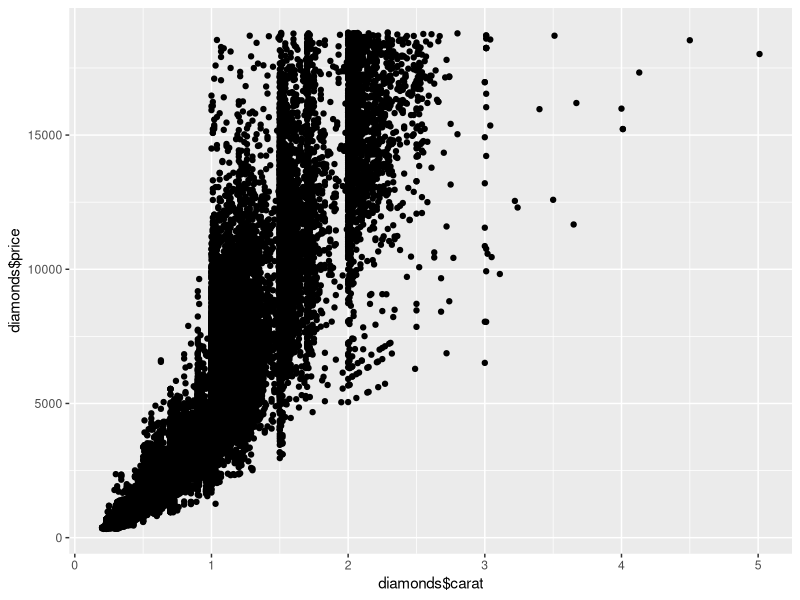
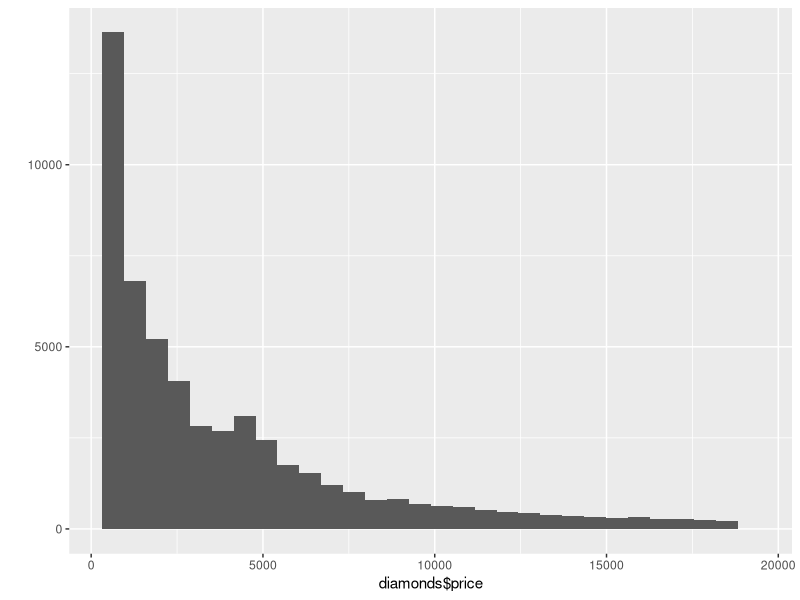
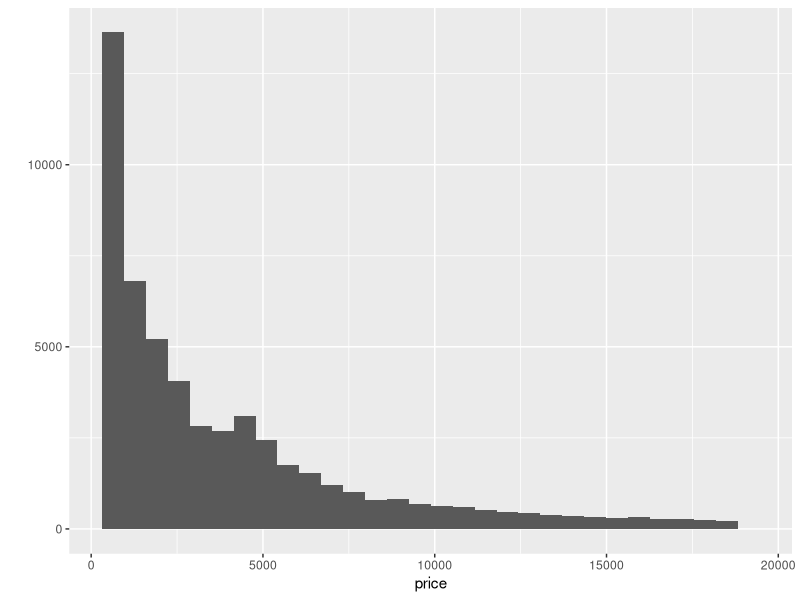
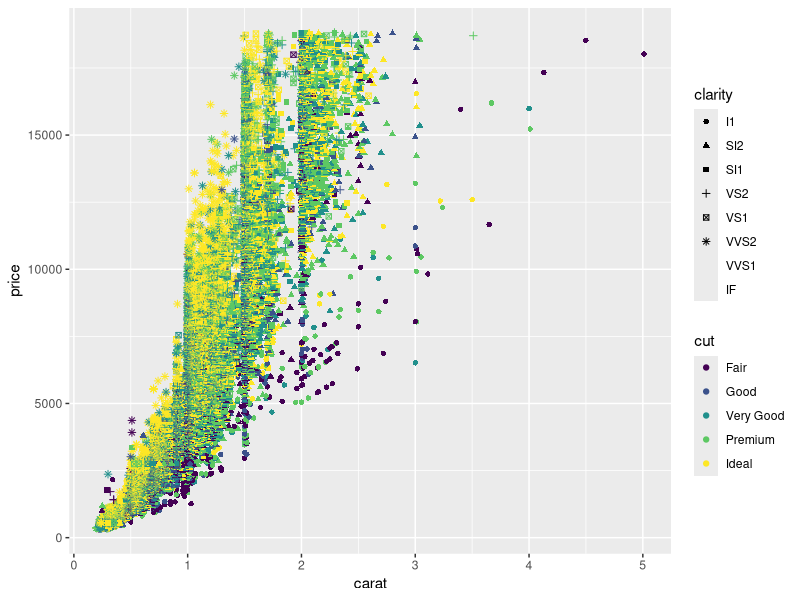
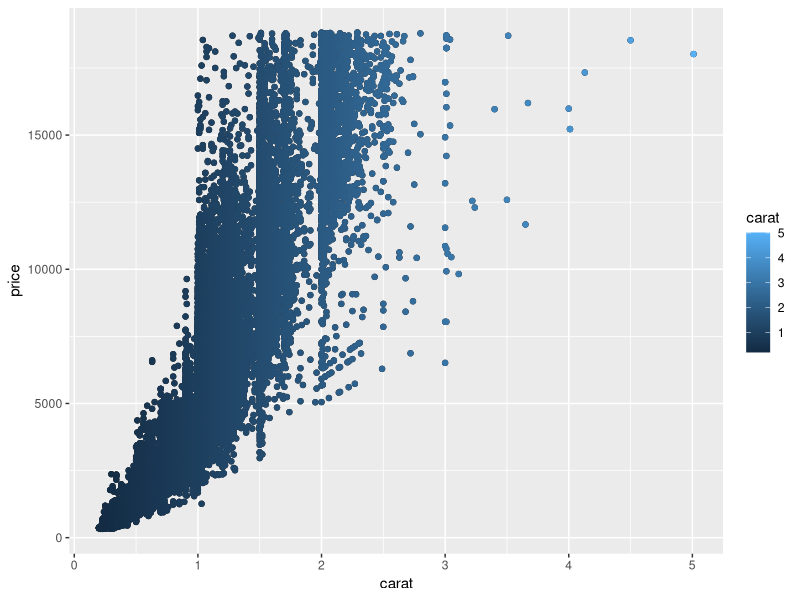
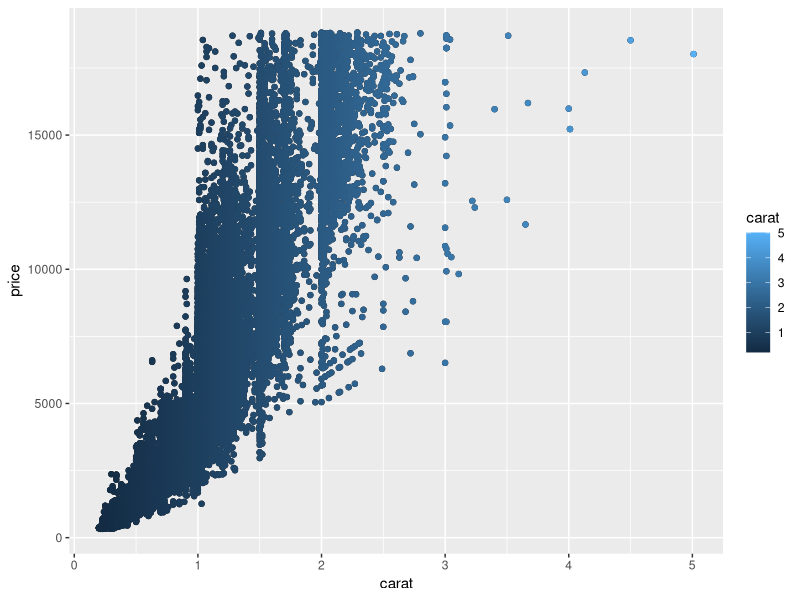
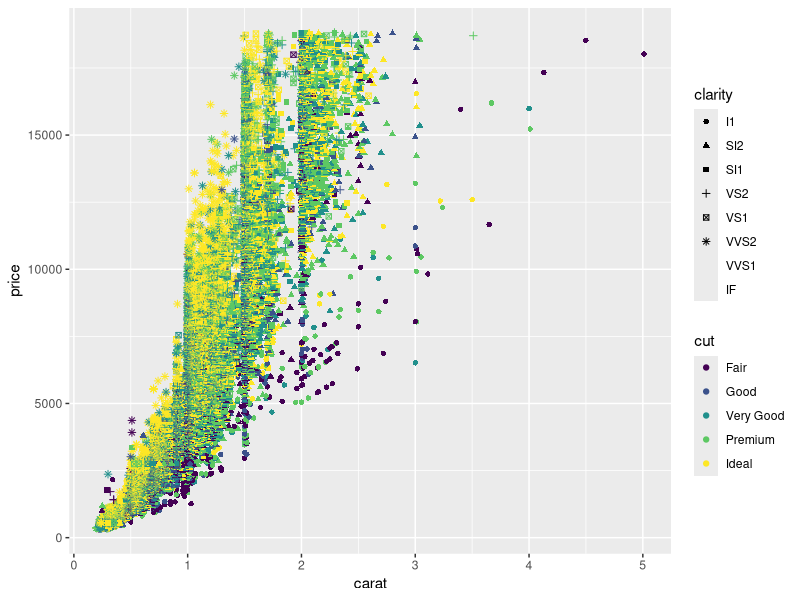
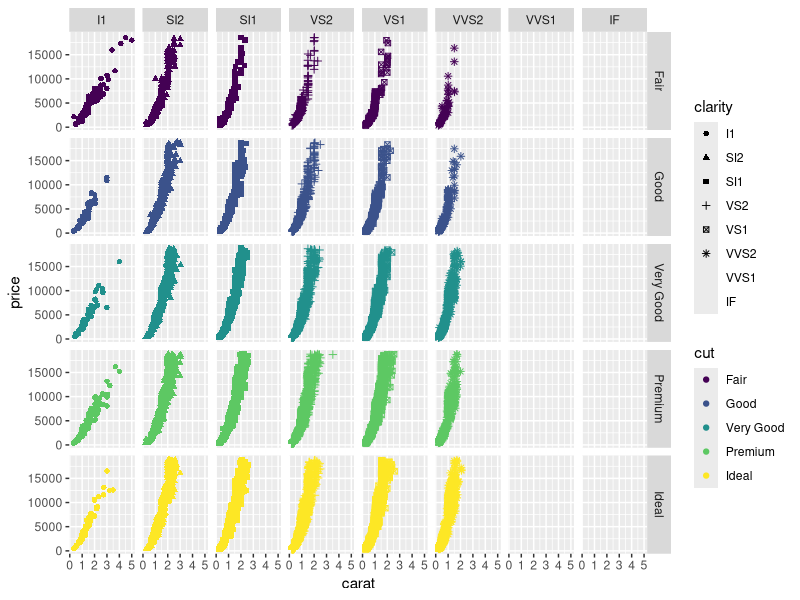

The R script that drew these images, in order:
## ---- chunk 1
library(tidyverse)
library(ggthemes) # allows you to add new color themes
## ---- chunk 2
head(diamonds)
qplot(diamonds$carat, diamonds$price)
## ---- chunk 3
qplot(diamonds$price)
## ---- chunk 4
qplot(data = diamonds, price)
## ---- chunk 5
qplot(
  data = diamonds,
  x = carat, y = price, shape = clarity, color = cut
)
## ---- chunk 6
p <- ggplot(diamonds, aes(x = carat, y = price)) # first you set the aesthetic and dataset

p <- p + geom_point() # then you add geoms

p <- p + geom_point(aes(colour = carat)) # and you can keep doing this to add layers to the plot

p
## ---- chunk 7
## Your code here

ggplot(diamonds, aes(x = carat, y = price)) +
  geom_point() +
  geom_point(aes(colour = carat))
## ---- chunk 8
ggplot(
  diamonds,
  aes(
    x = carat, y = price,
    shape = clarity, color = cut
  )
) +
  geom_point()
## ---- chunk 9
table(diamonds$clarity, diamonds$cut)
## ---- chunk 10
## YOUR CODE HERE
ggplot(
  diamonds,
  aes(x = carat, 
      y = price,
      shape = clarity, 
      color = cut)) +
  geom_point() +
  facet_grid(cut ~ clarity)
## ---- chunk 11
ggplot(
  diamonds %>% filter(clarity %in% c("VVS1", "IF")),
  aes(
    x = carat, y = price,
    shape = clarity, color = cut
  )
) +
  geom_point(size = 2, alpha = 0.8) +
  facet_grid(cut ~ clarity)
## ---- chunk 12
ggplot(
  diamonds,
  aes(
    x = carat, y = price,
    shape = clarity, color = cut
  )
) +
  geom_point(size = 1) + 
  facet_wrap(~ cut) + 
  labs(
    x = "Carat",
    y = "Price") +
  theme_minimal() 
## ---- chunk 13
ggplot(diamonds, aes(x = carat, y = price)) +
  geom_point(shape = ".") +
  ## ADD TO THIS PLOT WITH YOUR CODE HERE
  geom_smooth(method = "loess", se = FALSE, color = "red", size = 0.5) +
  facet_grid(cut ~ clarity)
## ---- chunk 14
ggplot(diamonds, aes(x = price, fill = cut)) +
  geom_histogram(aes(y = ..density..), binwidth = 500, alpha = 0.6, position = "stack") + 
  geom_density(aes(color = cut), size = 1) +
  labs(
    x = "Price",
    y = "Density")
## ---- chunk 15
ggplot(diamonds, aes(
  x = carat, y = price,
  col = cut
)) +
  geom_point() +
  facet_wrap(~clarity)
## ---- chunk 16
## YOUR CODE HERE -- no "correct" answer, just play around with making it look better

# Change facets, transparency, fix axis labels, etc.
ggplot(diamonds, aes(
  x = carat, y = price,
  col = cut
)) +
  geom_point(alpha = 0.8, size = 0.8) +
  facet_wrap(~clarity, ncol = 4) +
  scale_color_viridis_d(option = "viridis") +
  labs(
    x = "Carat",
    y = "Price",
    color = "Diamond Cut"
  ) +
  theme_classic() +
  theme(
    axis.text.x = element_text(angle = 45, hjust = 1),
    legend.position = "right",
    strip.text = element_text(size = 12, face = "bold")
  )
